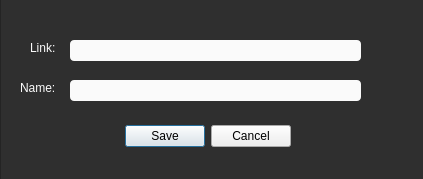
<?xml version="1.0" encoding="UTF-8"?>
<ui version="4.0">
 <class>Dialog</class>
 <widget class="QDialog" name="Dialog">
  <property name="windowModality">
   <enum>Qt::ApplicationModal</enum>
  </property>
  <property name="geometry">
   <rect>
    <x>0</x>
    <y>0</y>
    <width>423</width>
    <height>179</height>
   </rect>
  </property>
  <property name="maximumSize">
   <size>
    <width>423</width>
    <height>179</height>
   </size>
  </property>
  <property name="windowTitle">
   <string>Edit Bookmark</string>
  </property>
  <widget class="QDialogButtonBox" name="button_box">
   <property name="geometry">
    <rect>
     <x>60</x>
     <y>120</y>
     <width>231</width>
     <height>32</height>
    </rect>
   </property>
   <property name="maximumSize">
    <size>
     <width>800000</width>
     <height>800000</height>
    </size>
   </property>
   <property name="orientation">
    <enum>Qt::Horizontal</enum>
   </property>
   <property name="standardButtons">
    <set>QDialogButtonBox::Cancel|QDialogButtonBox::Save</set>
   </property>
  </widget>
  <widget class="QLabel" name="name_label">
   <property name="geometry">
    <rect>
     <x>20</x>
     <y>80</y>
     <width>111</width>
     <height>16</height>
    </rect>
   </property>
   <property name="styleSheet">
    <string notr="true">color: #fafafa</string>
   </property>
   <property name="text">
    <string>Name:</string>
   </property>
  </widget>
  <widget class="QLineEdit" name="name_textbox">
   <property name="enabled">
    <bool>true</bool>
   </property>
   <property name="geometry">
    <rect>
     <x>70</x>
     <y>80</y>
     <width>291</width>
     <height>21</height>
    </rect>
   </property>
   <property name="styleSheet">
    <string notr="true">QLineEdit:disabled {
	background-color: rgb(197, 197, 197);
}

QLineEdit {
	background-color: rgb(250, 250, 250);
	border-radius: 4px;
	border: 0;
}</string>
   </property>
  </widget>
  <widget class="QLineEdit" name="link_textbox">
   <property name="enabled">
    <bool>true</bool>
   </property>
   <property name="geometry">
    <rect>
     <x>70</x>
     <y>40</y>
     <width>291</width>
     <height>21</height>
    </rect>
   </property>
   <property name="styleSheet">
    <string notr="true">QLineEdit:disabled {
	background-color: rgb(197, 197, 197);
}

QLineEdit {
	background-color: rgb(250, 250, 250);
	border-radius: 4px;
	border: 0;
}</string>
   </property>
   <property name="readOnly">
    <bool>false</bool>
   </property>
  </widget>
  <widget class="QLabel" name="link_label">
   <property name="geometry">
    <rect>
     <x>30</x>
     <y>40</y>
     <width>41</width>
     <height>16</height>
    </rect>
   </property>
   <property name="styleSheet">
    <string notr="true">color: #fafafa</string>
   </property>
   <property name="text">
    <string>Link:</string>
   </property>
  </widget>
  <widget class="QFrame" name="frame_3">
   <property name="geometry">
    <rect>
     <x>0</x>
     <y>-10</y>
     <width>451</width>
     <height>261</height>
    </rect>
   </property>
   <property name="maximumSize">
    <size>
     <width>10000</width>
     <height>10000</height>
    </size>
   </property>
   <property name="styleSheet">
    <string notr="true">background-color: rgb(47, 47, 47);</string>
   </property>
   <property name="frameShape">
    <enum>QFrame::StyledPanel</enum>
   </property>
   <property name="frameShadow">
    <enum>QFrame::Raised</enum>
   </property>
  </widget>
  <zorder>frame_3</zorder>
  <zorder>button_box</zorder>
  <zorder>name_label</zorder>
  <zorder>name_textbox</zorder>
  <zorder>link_textbox</zorder>
  <zorder>link_label</zorder>
 </widget>
 <resources/>
 <connections>
  <connection>
   <sender>button_box</sender>
   <signal>accepted()</signal>
   <receiver>Dialog</receiver>
   <slot>accept()</slot>
   <hints>
    <hint type="sourcelabel">
     <x>248</x>
     <y>254</y>
    </hint>
    <hint type="destinationlabel">
     <x>157</x>
     <y>274</y>
    </hint>
   </hints>
  </connection>
  <connection>
   <sender>button_box</sender>
   <signal>rejected()</signal>
   <receiver>Dialog</receiver>
   <slot>reject()</slot>
   <hints>
    <hint type="sourcelabel">
     <x>316</x>
     <y>260</y>
    </hint>
    <hint type="destinationlabel">
     <x>286</x>
     <y>274</y>
    </hint>
   </hints>
  </connection>
 </connections>
</ui>
